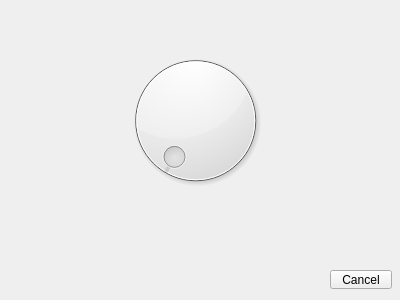
<?xml version="1.0" encoding="UTF-8"?>
<ui version="4.0">
 <class>Form</class>
 <widget class="QWidget" name="Form">
  <property name="geometry">
   <rect>
    <x>0</x>
    <y>0</y>
    <width>400</width>
    <height>300</height>
   </rect>
  </property>
  <property name="windowTitle">
   <string>Form</string>
  </property>
  <widget class="QDial" name="dial">
   <property name="geometry">
    <rect>
     <x>120</x>
     <y>40</y>
     <width>151</width>
     <height>161</height>
    </rect>
   </property>
  </widget>
  <widget class="QPushButton" name="pushButton">
   <property name="geometry">
    <rect>
     <x>330</x>
     <y>270</y>
     <width>62</width>
     <height>19</height>
    </rect>
   </property>
   <property name="text">
    <string>Cancel</string>
   </property>
  </widget>
 </widget>
 <resources/>
 <connections/>
</ui>
